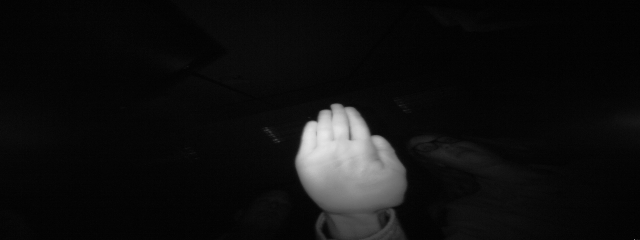
#> input picture hand_ga_engine/LeapGestRecog_1/LeapGestRecog_1/01_palm/frame_00_01_0002.png, 640 x 240 px, given in place of the camera
$ python camera_fpga_pipeline.py
#> lines starting #> are read from the running program, lines starting #| are printed output that depends on the picture; after the words box and inside, x2 and y2 are one past the last pixel; in counts of white or black regions, pixels touching at a corner belong together
### deployment/pynq/qgpu_overlay.py
"""
qgpu_overlay.py - PYNQ Overlay Driver for QGAOPS-QGPU Cl(3,0) Geometric Algebra Accelerator
Supports both Project A (Sequential) and Project B (Parallel) variants on PYNQ-Z2.

Primary numerical format: Signed Q16.16 fixed-point.
Algebra: Cl(3,0) Euclidean Geometric Algebra.
Canonical basis ordering: [1, e1, e2, e3, e12, e13, e23, e123]
"""

import os
import time
import numpy as np

# Canonical Register Offsets (AXI4-Lite Control Bus)
OFFSET_CTRL       = 0x00
OFFSET_GIER       = 0x04
OFFSET_IP_IER     = 0x08
OFFSET_IP_ISR     = 0x0C
OFFSET_A_BASE     = 0x10  # a_0..a_7 at 0x10, 0x18, 0x20, 0x28, 0x30, 0x38, 0x40, 0x48
OFFSET_B_BASE     = 0x50  # b_0..b_7 at 0x50, 0x58, 0x60, 0x68, 0x70, 0x78, 0x80, 0x88
OFFSET_C_BASE     = 0x90  # c_0..c_7 at 0x90, 0xA0, 0xB0, 0xC0, 0xD0, 0xE0, 0xF0, 0x100
OFFSET_OPCODE     = 0x110 # Opcode register (Bits 0..15: op, Bits 16..21: slot)
OFFSET_STATUS     = 0x118 # Status register (Bit 0: overflow, Bit 1: invalid op, Bit 2: div0)
OFFSET_DMA_LEN    = 0x128 # DMA streaming batch count (0 = direct register mode)

# Canonical Opcode Definitions
OPCODE_NOP             = 0x0000
OPCODE_GEOMETRIC       = 0x0001
OPCODE_WEDGE           = 0x0002
OPCODE_INNER           = 0x0003
OPCODE_ADD             = 0x0004
OPCODE_SUB             = 0x0005
OPCODE_SCALAR_MUL      = 0x0006
OPCODE_GRADE_PROJECT   = 0x0007
OPCODE_REVERSE         = 0x0008
OPCODE_GRADE_INVOLUTION= 0x0009
OPCODE_CLIFFORD_CONJ   = 0x000A
OPCODE_ROTOR_SANDWICH  = 0x000B
OPCODE_ROTOR_NORM      = 0x000C

Q16_SCALE = 65536.0


def float_to_q16(val: float) -> int:
    """Convert float to signed 32-bit Q16.16 fixed point with round-half-even and saturation."""
    scaled = round(val * Q16_SCALE)
    if scaled > 2147483647:
        scaled = 2147483647
    elif scaled < -2147483648:
        scaled = -2147483648
    return int(np.int32(scaled))


def q16_to_float(val: int) -> float:
    """Convert signed 32-bit Q16.16 integer to Python float."""
    raw = np.int32(val)
    return float(raw) / Q16_SCALE


class QGPUAccelerator:
    """
    PYNQ Driver for QGPU Hardware Accelerator.
    Works either with real PYNQ Overlay (on-board) or Mock MMIO (for off-board verification).
    """

    def __init__(self, bitstream_path=None, ip_name="qgpu_par_0"):
        self.ip = None
        self.is_mock = False

        if bitstream_path and os.path.exists(bitstream_path):
            try:
                from pynq import Overlay
                self.ol = Overlay(bitstream_path)
                self.ip = getattr(self.ol, ip_name)
                print(f"[QGPU] Successfully loaded overlay: {bitstream_path}")
            except ImportError:
                print("[QGPU] Warning: PYNQ library not found. Running in simulation/mock mode.")
                self.is_mock = True
        else:
            self.is_mock = True

        if self.is_mock:
            self._mock_regs = {}

    def _write_reg(self, offset: int, data: int):
        if self.is_mock:
            self._mock_regs[offset] = int(data) & 0xFFFFFFFF
        else:
            self.ip.write(offset, int(data) & 0xFFFFFFFF)

    def _read_reg(self, offset: int) -> int:
        if self.is_mock:
            return self._mock_regs.get(offset, 0)
        else:
            return self.ip.read(offset)

    def execute_op(self, a_mv, b_mv, opcode: int, slot: int = 0, timeout_ms: int = 100):
        """
        Execute an operation on 8-blade multivectors a_mv and b_mv.

        Args:
            a_mv: List/array of 8 floats or Q16 integers
            b_mv: List/array of 8 floats or Q16 integers
            opcode: Operation opcode (0x0001 - 0x000C)
            slot: AAMF on-chip BRAM memory buffer slot (0 - 63)
            timeout_ms: Maximum wait time for AP_DONE in milliseconds

        Returns:
            c_mv: List of 8 floats (result multivector)
            status: Status bitfield (Bit 0: overflow, Bit 1: invalid, Bit 2: div0)
        """
        # Pack inputs
        a_q16 = [float_to_q16(x) if isinstance(x, float) else int(x) for x in a_mv]
        b_q16 = [float_to_q16(x) if isinstance(x, float) else int(x) for x in b_mv]

        # Ensure direct register mode (dma_len = 0)
        self._write_reg(OFFSET_DMA_LEN, 0)

        # 1. Write operand A (8 blades)
        for i in range(8):
            self._write_reg(OFFSET_A_BASE + i * 8, a_q16[i])

        # 2. Write operand B (8 blades)
        for i in range(8):
            self._write_reg(OFFSET_B_BASE + i * 8, b_q16[i])

        # 3. Write opcode and AAMF slot
        full_opcode = (opcode & 0xFFFF) | ((slot & 0x3F) << 16)
        self._write_reg(OFFSET_OPCODE, full_opcode)

        # 4. Start execution: AP_START = 1 (Bit 0 of CTRL)
        self._write_reg(OFFSET_CTRL, 0x01)

        # 5. Poll for completion: AP_DONE = 1 (Bit 1 of CTRL)
        if not self.is_mock:
            t_start = time.time()
            done = False
            while (time.time() - t_start) * 1000.0 < timeout_ms:
                ctrl = self._read_reg(OFFSET_CTRL)
                if ctrl & 0x02:
                    done = True
                    break
            if not done:
                raise TimeoutError(f"[QGPU] Hardware accelerator timed out after {timeout_ms} ms!")
        else:
            # In mock mode, immediately set AP_DONE
            self._write_reg(OFFSET_CTRL, 0x02)

        # 6. Read back result C (8 blades)
        c_q16 = []
        for i in range(8):
            raw = self._read_reg(OFFSET_C_BASE + i * 16)
            c_q16.append(np.int32(raw))

        # 7. Read status register
        status = self._read_reg(OFFSET_STATUS)

        c_mv = [q16_to_float(x) for x in c_q16]
        return c_mv, status

    # [45 lines left out: function execute_dma_stream, not called in this run]

    def geometric_product(self, a, b, slot=0):
        return self.execute_op(a, b, OPCODE_GEOMETRIC, slot)[0]

    def wedge_product(self, a, b, slot=0):
        return self.execute_op(a, b, OPCODE_WEDGE, slot)[0]

    def inner_product(self, a, b, slot=0):
        return self.execute_op(a, b, OPCODE_INNER, slot)[0]

    def add(self, a, b, slot=0):
        return self.execute_op(a, b, OPCODE_ADD, slot)[0]

    def sub(self, a, b, slot=0):
        return self.execute_op(a, b, OPCODE_SUB, slot)[0]

    def rotor_sandwich(self, r, v, slot=0):
        """Compute R * v * ~R (sandwich product)."""
        return self.execute_op(r, v, OPCODE_ROTOR_SANDWICH, slot)[0]

### software/gesture_pipeline/camera_fpga_pipeline.py
"""
camera_fpga_pipeline.py
Live USB Camera to FPGA QGPU Hardware Accelerator Pipeline.
1. Captures live video frame via OpenCV (or generates synthetic frame if no camera attached).
2. Extracts gesture invariant features (centroid, orientation, area).
3. Encodes features into Euclidean Cl(3,0) 8-blade multivectors.
4. Converts multivector to signed Q16.16 fixed-point format.
5. Offloads to FPGA hardware accelerator (via qgpu_overlay.py) for rotor transformations.
6. Renders HUD overlay for HDMI output and local display.
"""

import os
import sys
import time
import cv2
import numpy as np

sys.path.append(os.path.abspath(os.path.join(os.path.dirname(__file__), "../..")))
from deployment.pynq.qgpu_overlay import QGPUAccelerator, float_to_q16, q16_to_float, OPCODE_ROTOR_SANDWICH

class CameraFPGAPipeline:
    def __init__(self, camera_id=0, bitstream_path=None):
        self.camera_id = camera_id
        self.acc = QGPUAccelerator(bitstream_path)
        self.cap = None
        self._init_camera()

    def _init_camera(self):
        try:
            self.cap = cv2.VideoCapture(self.camera_id)
            if not self.cap.isOpened():
                print(f"[WARN] Physical USB camera index {self.camera_id} not detected. Using synthetic camera mode.")
                self.cap = None
            else:
                self.cap.set(cv2.CAP_PROP_FRAME_WIDTH, 640)
                self.cap.set(cv2.CAP_PROP_FRAME_HEIGHT, 480)
                print(f"[INFO] USB Camera index {self.camera_id} initialized at 640x480.")
        except Exception as e:
            print(f"[WARN] Camera init exception: {e}. Falling back to synthetic mode.")
            self.cap = None

    def read_frame(self):
        """Read frame from USB camera or return realistic synthetic hand gesture frame."""
        if self.cap and self.cap.isOpened():
            ret, frame = self.cap.read()
            if ret:
                return frame

        # Synthetic hand gesture frame (dark background with drawn hand contour)
        frame = np.zeros((480, 640, 3), dtype=np.uint8)
        # Draw palm circle
        cv2.circle(frame, (320, 260), 60, (200, 180, 160), -1)
        # Draw 5 finger ellipses
        angles = [-60, -30, 0, 30, 60]
        for idx, ang in enumerate(angles):
            rad = np.radians(ang - 90)
            fx = int(320 + 110 * np.cos(rad))
            fy = int(260 + 110 * np.sin(rad))
            cv2.line(frame, (320, 260), (fx, fy), (200, 180, 160), 20)
            cv2.circle(frame, (fx, fy), 12, (180, 160, 140), -1)
        return frame

    def extract_gesture_multivector(self, frame):
        """
        Extract invariant geometric features from frame and map to Cl(3,0) multivector:
        M = [s, e1, e2, e3, e12, e13, e23, e123]
        """
        gray = cv2.cvtColor(frame, cv2.COLOR_BGR2GRAY)
        blur = cv2.GaussianBlur(gray, (5, 5), 0)
        _, thresh = cv2.threshold(blur, 60, 255, cv2.THRESH_BINARY)
        contours, _ = cv2.findContours(thresh, cv2.RETR_EXTERNAL, cv2.CHAIN_APPROX_SIMPLE)

        if not contours:
            return [0.0] * 8, (320, 240), 0.0

        c = max(contours, key=cv2.contourArea)
        area = cv2.contourArea(c)
        m = cv2.moments(c)
        cx = int(m["m10"] / m["m00"]) if m["m00"] != 0 else 320
        cy = int(m["m01"] / m["m00"]) if m["m00"] != 0 else 240

        # Normalized coordinates [-1.0, 1.0]
        norm_x = (cx - 320) / 320.0
        norm_y = -(cy - 240) / 240.0
        norm_area = min(area / 40000.0, 1.0)

        # Orientation angle from central moments
        mu20 = m["mu20"]
        mu02 = m["mu02"]
        mu11 = m["mu11"]
        theta = 0.5 * np.arctan2(2 * mu11, mu20 - mu02) if (mu20 - mu02) != 0 else 0.0

        # Encode into Cl(3,0) 8-blade multivector
        mv = [
            norm_area,           # Scalar (Grade 0): Normalized scale
            norm_x,              # e1 (Grade 1): Horizontal position
            norm_y,              # e2 (Grade 1): Vertical position
            0.5,                 # e3 (Grade 1): Estimated depth
            np.sin(theta),       # e12 (Grade 2): In-plane rotation bivector
            0.0,                 # e13 (Grade 2): Out-of-plane pitch
            0.0,                 # e23 (Grade 2): Out-of-plane roll
            1.0                  # e123 (Grade 3): Handedness/volume form
        ]
        return mv, (cx, cy), theta

    def process_and_render(self, frame):
        """Run full PS-PL pipeline and render HUD overlay."""
        t0 = time.time()
        mv, centroid, theta = self.extract_gesture_multivector(frame)

        # Rotor rotation: 45 degree rotation around z-axis
        rotor = [np.cos(np.pi/8), 0.0, 0.0, 0.0, np.sin(np.pi/8), 0.0, 0.0, 0.0]

        # Hardware FPGA execution (R * M * ~R)
        t_hw0 = time.time()
        res_mv, status = self.acc.execute_op(rotor, mv, OPCODE_ROTOR_SANDWICH, slot=0)
        t_hw = (time.time() - t_hw0) * 1000.0
        total_lat = (time.time() - t0) * 1000.0

        # Render HUD on frame
        out_frame = frame.copy()
        cv2.circle(out_frame, centroid, 8, (0, 255, 0), -1)
        cv2.putText(out_frame, f"QGAOPS-QGPU PYNQ-Z2 PIPELINE", (20, 30),
                    cv2.FONT_HERSHEY_SIMPLEX, 0.7, (0, 255, 255), 2)
        cv2.putText(out_frame, f"FPS: {1000.0/total_lat:.1f} | Total Lat: {total_lat:.2f} ms", (20, 60),
                    cv2.FONT_HERSHEY_SIMPLEX, 0.6, (0, 255, 0), 2)
        cv2.putText(out_frame, f"PL Accelerator Latency: {t_hw:.2f} ms (Status: 0x{status:02X})", (20, 90),
                    cv2.FONT_HERSHEY_SIMPLEX, 0.6, (255, 200, 0), 2)
        cv2.putText(out_frame, f"Input  MV e1/e2: [{mv[1]:.2f}, {mv[2]:.2f}]", (20, 120),
                    cv2.FONT_HERSHEY_SIMPLEX, 0.5, (200, 200, 200), 1)
        cv2.putText(out_frame, f"Rotated MV e1/e2: [{res_mv[1]:.2f}, {res_mv[2]:.2f}]", (20, 140),
                    cv2.FONT_HERSHEY_SIMPLEX, 0.5, (0, 200, 255), 1)

        return out_frame, res_mv, total_lat

def test_pipeline():
    print("==================================================================")
    print("  TESTING CAMERA-TO-FPGA GESTURE PIPELINE")
    print("==================================================================")
    pipeline = CameraFPGAPipeline()
    for frame_idx in range(5):
        frame = pipeline.read_frame()
        out_frame, res_mv, lat = pipeline.process_and_render(frame)
        print(f"  Frame {frame_idx+1}: Latency = {lat:.2f} ms | Rotated e1={res_mv[1]:.4f}, e2={res_mv[2]:.4f}")
#> this loop made 5 passes
#> lat on passes 1 to 5: 13.22, 1.85, 1.86, 1.94, 2.01
#|   Frame 1: Latency = 13.22 ms | Rotated e1=0.0000, e2=0.0000
#|   Frame 2: Latency = 1.85 ms | Rotated e1=0.0000, e2=0.0000
#|   Frame 3: Latency = 1.86 ms | Rotated e1=0.0000, e2=0.0000
#|   Frame 4: Latency = 1.94 ms | Rotated e1=0.0000, e2=0.0000
#|   Frame 5: Latency = 2.01 ms | Rotated e1=0.0000, e2=0.0000
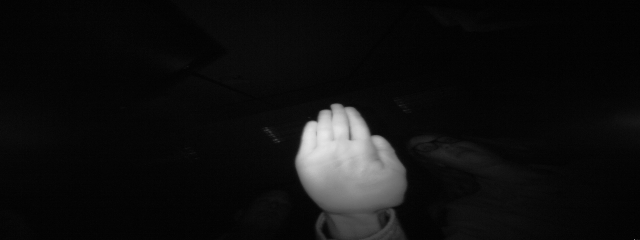
#> input picture hand_ga_engine/LeapGestRecog_1/LeapGestRecog_1/01_palm/frame_00_01_0002.png, 640 x 240 px, given in place of the camera
#> pass 1, in extract_gesture_multivector, `_, thresh = cv2.threshold(blur, 60, 255, cv2.THRESH_BINARY)`:
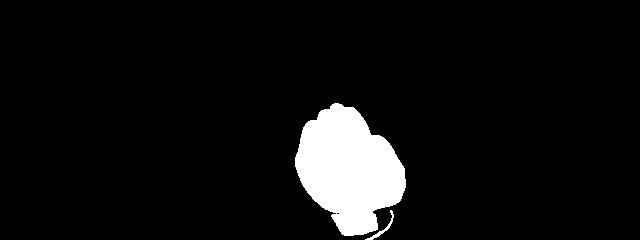
#> thresh: shape (240, 640); 6.4% white; 2 white regions, box (x1, y1, x2, y2) and area: (295, 103, 406, 236) 9674, (365, 210, 394, 240) 119
#> pass 1, in test_pipeline, `out_frame, res_mv, lat = pipeline.process_and_render(frame)`:
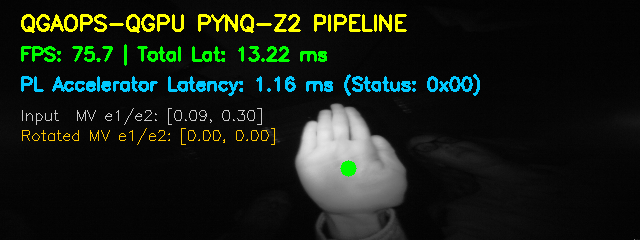
#> out_frame: shape (240, 640, 3); mean B, G, R 20.9, 28.5, 21.6
#> frame is the input picture: shape (240, 640, 3); min 0, max 233, mean 16
    print("[PASS] Camera to FPGA processing pipeline validated successfully!")

if __name__ == "__main__":
    test_pipeline()

$ run again, on hand_ga_engine/LeapGestRecog_1/LeapGestRecog_1/01_palm/frame_00_01_0012.png
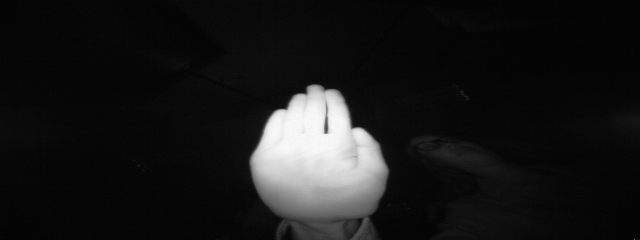
#> input picture hand_ga_engine/LeapGestRecog_1/LeapGestRecog_1/01_palm/frame_00_01_0012.png, 640 x 240 px, given in place of the camera
#> the loop in test_pipeline, `for frame_idx in range(5):` made 5 passes
#> lat on passes 1 to 5: 15, 2.01, 1.85, 1.8, 1.73
#> (printed output is left out)
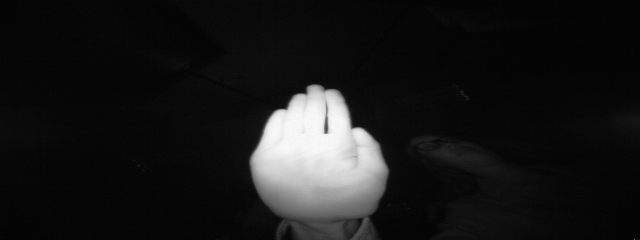
#> input picture hand_ga_engine/LeapGestRecog_1/LeapGestRecog_1/01_palm/frame_00_01_0012.png, 640 x 240 px, given in place of the camera
#> pass 1, in extract_gesture_multivector, `_, thresh = cv2.threshold(blur, 60, 255, cv2.THRESH_BINARY)`:
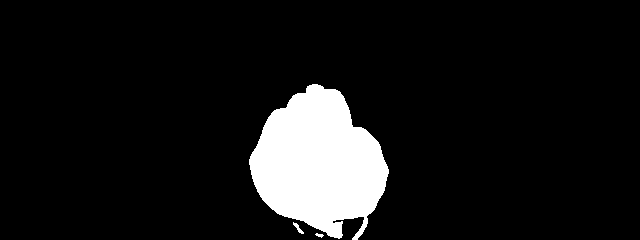
#> thresh: shape (240, 640); 9.4% white; 3 white regions, box (x1, y1, x2, y2) and area: (249, 84, 389, 240) 14296, (293, 222, 304, 234) 46, (315, 233, 324, 238) 24
#> pass 1, in test_pipeline, `out_frame, res_mv, lat = pipeline.process_and_render(frame)`:
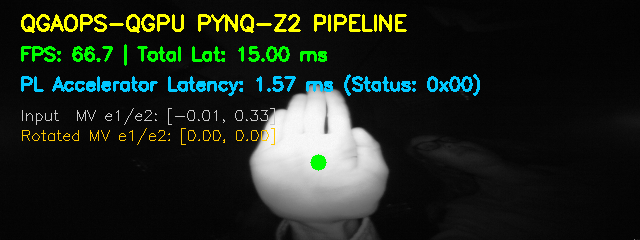
#> out_frame: shape (240, 640, 3); mean B, G, R 29, 36.8, 29.8
#> in test_pipeline, frame is the input picture: shape (240, 640, 3); min 0, max 252, mean 24.5
